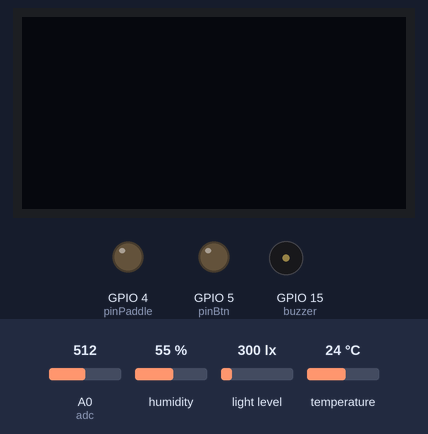
The program below on a simulated ESP8266 board running MicroPython. On the bench: 128×64 one-colour display, output pins drawn as LEDs (lit = HIGH), buzzer (waves = sounding, pin HIGH). The inputs (shaded band) are chosen by the test bench; at power-on: A0 (adc) = 512, humidity 55 %, light level 300 lx, temperature 24 °C (analog values on the 0–1023 scale). WiFi joins after 1.5 s; the clock reads 2024-03-15 10:24:30 at power-on unless the program sets it; pins used as bus, display or sensor lines are not drawn; what the program prints to the serial console is not drawn.

Above: at 1.2 s.
1.3 s: A0 (adc) set to 79
At 2.9 s:
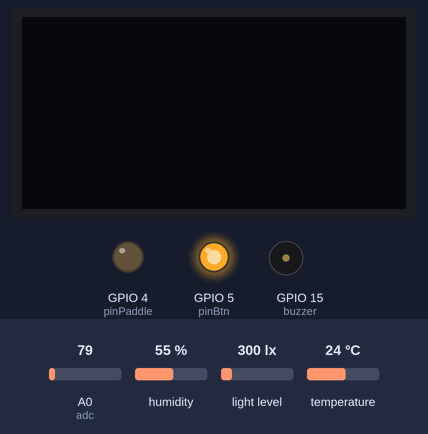
3.5 s: A0 (adc) set to 63
At 4.3 s:
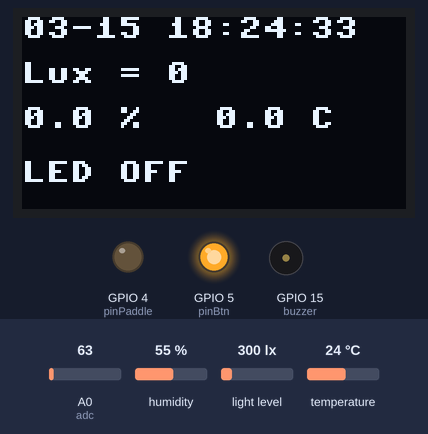
At 9.8 s:
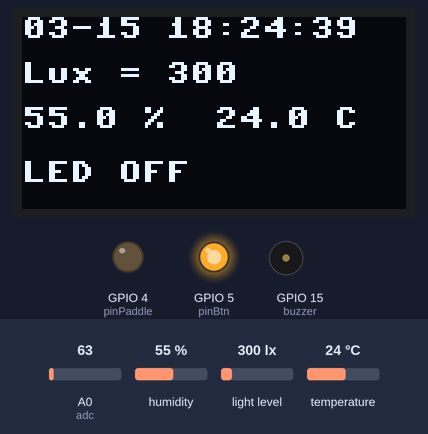
Timing chart, 0 to 11.3 s (numbered marks = the images above; inputs shaded):
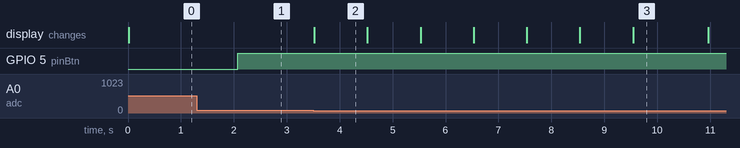

Measured:
- the behaviour switches between 71 and 70 on A0 (adc) (found by bisection; images 1 and 2)
- after the input at 3.5 s, the display: changes at once (image 2)
- what the display in image 2 shows lasts 1.0 s, from 3.5 s to 4.5 s

The program:

lhts.py
```python
# ESP8266 iot humdity temperature sensor with LED switch and pump switch , MQTT and  NTP time.
# press LEFT button to exit the program.
# ----------------------------------------------------------

# ESP8266 (node MCU D1 mini)  micropython
# by Billy Cheung  2019 08 31
#
# SPI OLED
# GND
# VCC
# D0/Sck - D5 (=GPIO14=HSCLK)
# D1/MOSI- D7 (=GPIO13=HMOSI)
# RES    - D0 (=GPIO16)
# DC     - D4 (=GPIO2)
# CS     - D3 (=GPIO0)
#
# GPIO15   D8  LED  / Speaker
# n.c.   - D6  (=GPIO13=HMOSI)
#
# GPIO5    D1——   On to read ADC for Btn / SCL for i2c sensors
# GPIO4    D2——   On to read ADC for Paddle / SDA for i2c sensors
#
# buttons   A0
# A0 VCC-9K-U-9K-L-12K-R-9K-D-9K-A-12K-B-9K-GND
import gc
import sys
gc.collect()
print (gc.mem_free())
import network

import time
from time import sleep_ms,ticks_ms, ticks_us, ticks_diff
from machine import Pin, SPI, PWM, ADC, I2C, RTC
from math import sqrt
import ssd1306
from random import getrandbits, seed

# configure oled display SPI SSD1306
hspi = SPI(1, baudrate=8000000, polarity=0, phase=0)
#DC, RES, CS
display = ssd1306.SSD1306_SPI(128, 64, hspi, Pin(2), Pin(16), Pin(0))


#---buttons

btnU = const (1 << 1)
btnL = const (1 << 2)
btnR = const (1 << 3)
btnD = const (1 << 4)
btnA = const (1 << 5)
btnB = const (1 << 6)

Btns = 0
lastBtns = 0

pinBtn = Pin(5, Pin.OUT)
pinPaddle = Pin(4, Pin.OUT)


buzzer = Pin(15, Pin.OUT)

adc = ADC(0)

def getPaddle () :
  pinPaddle.on()
  pinBtn.off()
  sleep_ms(20)
  return adc.read()

def pressed (btn, waitRelease=False) :
  global Btns
  if waitRelease and Btns :
    pinPaddle.off()
    pinBtn.on()
    while ADC(0).read() > 70 :
       sleep_ms (20)
  return (Btns & btn)

def lastpressed (btn) :
  global lastBtns
  return (lastBtns & btn)


def getBtn () :
  global Btns
  global lastBtns
  pinPaddle.off()
  pinBtn.on()
  lastBtns = Btns
  Btns = 0
  a0=ADC(0).read()
  if a0  < 564 :
    if a0 < 361 :
      if a0 > 192 :
        if a0 > 278 :
          Btns |= btnU | btnA
        else :
          Btns |= btnL
      else:
        if a0 > 70 :
          Btns |= btnU
    else :
      if a0 > 482 :
        if a0 > 527 :
          Btns |= btnD
        else :
          Btns |= btnU | btnB
      else:
        if a0 > 440 :
          Btns |= btnL | btnA
        else :
          Btns |= btnR
  else:
      if a0 < 728 :
        if a0 < 653 :
          if a0 > 609 :
            Btns |= btnD | btnA
          else :
            Btns |= btnR | btnA
        elif a0 > 675 :
          Btns |= btnA
        else :
          Btns |= btnL | btnB
      elif a0 < 829 :
        if a0 > 794 :
          Btns |= btnD | btnB
        else :
          Btns |= btnR | btnB
      elif a0 > 857 :
        Btns |= btnB
      else :
        Btns |= btnA | btnB


# ----------------------------------------------------------
# Global variables
# ----------------------------------------------------------


from struct import unpack as unp
led = Pin(15, Pin.OUT)


# turn off everything
led.off()


reported_err = 0
measure_period_ms = const(5000)
display_period_ms = const(1000)
last_measure_ms = 0
last_display_ms = 0

ledOn = False
pumpOn = False
h = 0
h0 = 1.0
t = 0
t0 = 1.0
lux = 0
lux0 = 10


# SHT20 default address
SHT20_I2CADDR = const (64)

# SHT20 Command
TRI_T_MEASURE_NO_HOLD = b'\xf3'
TRI_RH_MEASURE_NO_HOLD = b'\xf5'
READ_USER_REG = b'\xe7'
WRITE_USER_REG = b'\xe6'
SOFT_RESET = b'\xfe'


def sht20_temperature(i2c):
  try:
    i2c.writeto(SHT20_I2CADDR, TRI_T_MEASURE_NO_HOLD)
    sleep_ms(150)
    origin_data = i2c.readfrom(SHT20_I2CADDR, 2)
    origin_value = unp('>h', origin_data)[0]
    value = -46.85 + 175.72 * (origin_value / 65536)
  except OSError as err :
    print("sht20 temperature error: {0}".format(err))
    return 0
  return value

def sht20_relative_humidity(i2c):
  try:
    i2c.writeto(SHT20_I2CADDR, TRI_RH_MEASURE_NO_HOLD)
    sleep_ms(150)
    origin_data = i2c.readfrom(SHT20_I2CADDR, 2)
    origin_value = unp('>H', origin_data)[0]
    value = -6 + 125 * (origin_value / 65536)
  except OSError as err :
    print("sht20 humdity error: {0}".format(err))
    return 0
  return value

# BH1750fvi light meter sensor
OP_SINGLE_HRES1 = 0x20
OP_SINGLE_HRES2 = 0x21
OP_SINGLE_LRES = 0x23

DELAY_HMODE = 180  # 180ms in H-mode
DELAY_LMODE = 24  # 24ms in L-mode


def bh1750fvi (i2c, mode=OP_SINGLE_HRES1, i2c_addr=0x23):
  """
      Performs a single sampling. returns the result in lux
  """
  try:
    i2c.writeto(i2c_addr, b"\x00")  # make sure device is in a clean state
    i2c.writeto(i2c_addr, b"\x01")  # power up
    i2c.writeto(i2c_addr, bytes([mode]))  # set measurement mode

    sleep_ms(DELAY_LMODE if mode == OP_SINGLE_LRES else DELAY_HMODE)

    raw = i2c.readfrom(i2c_addr, 2)
    i2c.writeto(i2c_addr, b"\x00")  # power down again
  except OSError as err :
    print("bh1750fvi lux error: {0}".format(err))
    return 0
  # we must divide the end result by 1.2 to get the lux
  return ((raw[0] << 24) | (raw[1] << 16)) // 78642


def fill_zero(n):
    if n < 10:
        return '0' + str(n)
    else:
        return str(n)

def fill_blank(n):
    if n<10:
        return ' ' + str(n)
    else:
        return str(n)


# WiFi connection information
WIFI_SSID = 'yourWIFIssid'
WIFI_PASSWORD = 'yourWIFIPassword'

# turn off the WiFi Access Point
ap_if = network.WLAN(network.AP_IF)
ap_if.active(False)

# connect the device to the WiFi network
wifi = network.WLAN(network.STA_IF)
wifi.active(True)
wifi.connect(WIFI_SSID, WIFI_PASSWORD)

# wait until the device is connected to the WiFi network
MAX_ATTEMPTS = 20
attempt_count = 0
while not wifi.isconnected() and attempt_count < MAX_ATTEMPTS:
    attempt_count += 1
    sleep_ms(1000)

if attempt_count == MAX_ATTEMPTS:
    print('could not connect to the WiFi network')
    sys.exit()

# set time using NTP server on the internet

import ntptime    #NTP-time (from pool.ntp.org)
import utime
ntptime.settime()
tm = utime.localtime(utime.mktime(utime.localtime()) + 8 * 3600)
tm=tm[0:3] + (0,) + tm[3:6] + (0,)
rtc = RTC()
rtc.datetime(tm)

ContinueOn = True
while ContinueOn :


  getBtn()

  if pressed (btnL, True) :
    ContinueOn = False

  elif pressed(btnA,True) :
    #LED buttun pressed and released
    if ledOn :
      # if led is previously ON, now turn it off by outputing High voltage
      led.off()
      msg = "OFF"
      ledOn = False
    else :
      # if led is previously OFF, now turn it on by outputing Low voltage
      led.on()
      msg = "ON"
      ledOn = True


  if ticks_diff(ticks_ms(), last_measure_ms ) >=  measure_period_ms :

    # time to take measurements
    # Pin 4 and 5 is multiplexed between I2C and Btn ADC control.
    # set up PIn 4 and 5 for I2C

    i2c = I2C(-1, Pin(5), Pin(4))   # SCL, SDA
    t = sht20_temperature(i2c)
    h = sht20_relative_humidity(i2c)
    lux = bh1750fvi(i2c)

    # Pin 4 and 5 is multiplexed between I2C and Btn ADC control.
    # set up PIn 4 and 5 for Btn ADC control.
    pinBtn = Pin(5, Pin.OUT)
    pinPaddle = Pin(4, Pin.OUT)

    if lux != lux0 :
        print('Publish:  lux = {}'.format(lux))
        lux0 = lux

    if h != h0 :
        print('Publish:  humidity = {}'.format(h))
        h0 = h

    msg = (b'{0:3.1f}'.format(t))
    if t != t0 :
        print('Publish:  airtemp = {}'.format(t))
        t0 = t

    last_measure_ms = ticks_ms()

  if ticks_diff(ticks_ms(), last_display_ms) >= display_period_ms :
    # time to display
    display.fill(0)
    Y,M,D,H,m,S,ms,W=utime.localtime()
    timetext ='%s-%s %s:%s:%s' % (fill_zero(M),fill_zero(D),fill_zero(H),fill_zero(m),fill_zero(S))
    display.text(timetext,0,0)
    display.text('Lux = {}'.format(lux), 0, 15)
    display.text(b'{0:3.1f} %'.format(h), 0, 30)
    display.text(b'{0:3.1f} C'.format(t), 64, 30)
    if ledOn :
        display.text("LED ON", 0, 48)
    else :
        display.text("LED OFF", 0, 48)


    display.show()
    last_display_ms = ticks_ms()

i2c.stop()
pinBtn = Pin(5, Pin.OUT)
pinPaddle = Pin(4, Pin.OUT)
```
